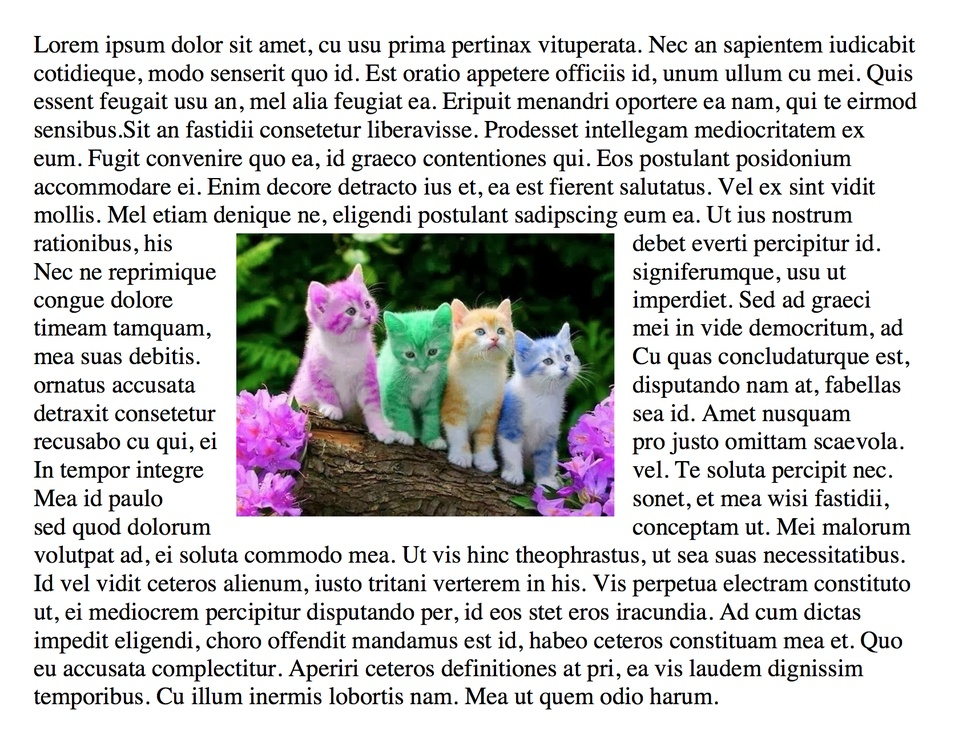
#> input picture pdfproject/perfecttextwithimage.jpg, 959 x 735 px, shrunk from 1680 x 1288 before the run
$ python -i getlines.py   (imports and definitions only)   (Python 2 division)   (older library calls are emulated)
#> lines starting #> are read from the running program, lines starting #| are printed output that depends on the picture; after the words box and inside, x2 and y2 are one past the last pixel; in counts of white or black regions, pixels touching at a corner belong together
#> further down, picture is the input picture: shape (735, 959, 3); mean B, G, R 203.7, 203.9, 204.2
import cv2
import numpy as np
import json

 ## Definitions of kernels for transformations
kernel = np.uint8(np.ones((2,2)))
kernelbig = np.uint8(np.ones((5,5)))
kernelrowsmall = np.float32(np.ones((1, 25)))/25
kernelrow = np.float32(np.ones((1, 50)))/50


def isolateLines(end):
	""" Filter image to return a new image with blocked-out boxes where lines of text are located """

## Convert image to grayscale
	if (len(end.shape) == 3):
	  end = cv2.cvtColor(end, cv2.COLOR_BGR2GRAY)

## Running image through filters should result in an image with boxes
## that correspond to positions of original text lines.

## Sobel derivative (in x direction)
	end = cv2.Sobel(end, cv2.CV_8U, 1, 0, ksize=1)
## Threshold image:
  	ret, end = cv2.threshold(end, 50, 255, cv2.THRESH_BINARY)
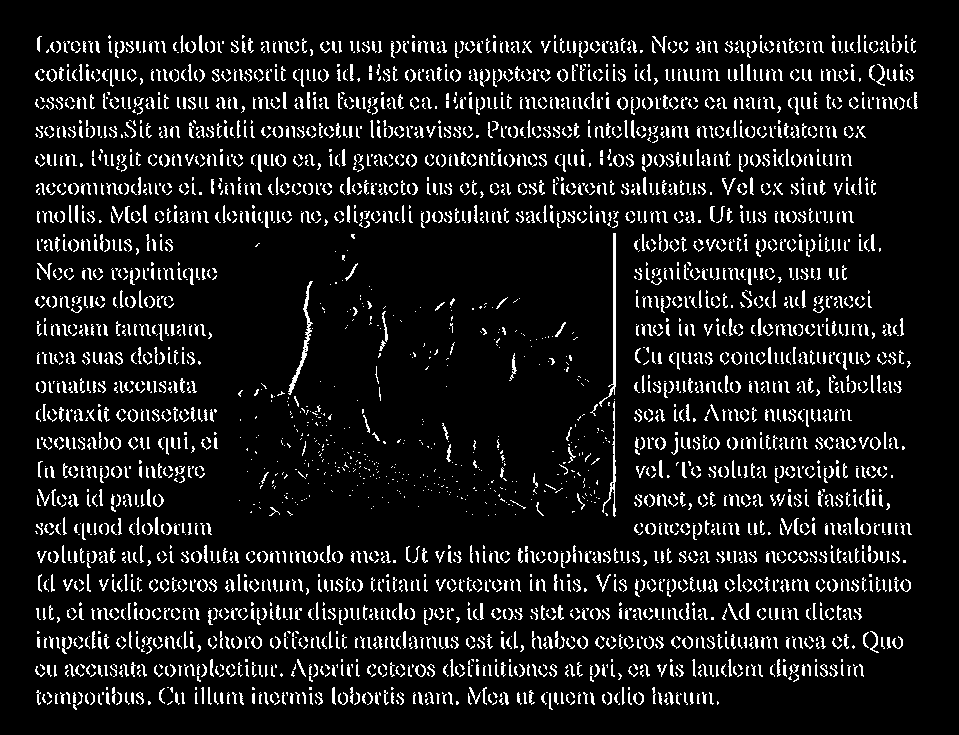
#> end: shape (735, 959); 9.5% white in thin lines or dots, all inside (x1, y1, x2, y2) = (35, 35, 918, 710)
## Erode and then dilate, to remove noise
	end = cv2.erode(end, kernel, iterations=1)
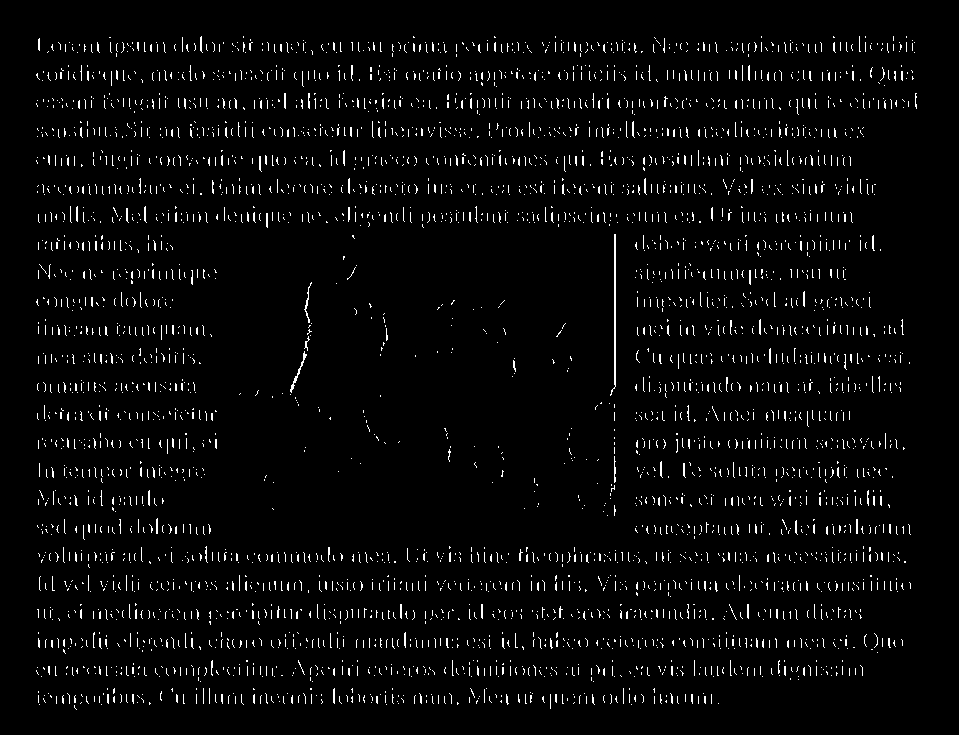
#> end: shape (735, 959); 3.3% white in thin lines or dots, all inside (x1, y1, x2, y2) = (36, 36, 917, 710)
	end = cv2.dilate(end, kernelbig, iterations=1)
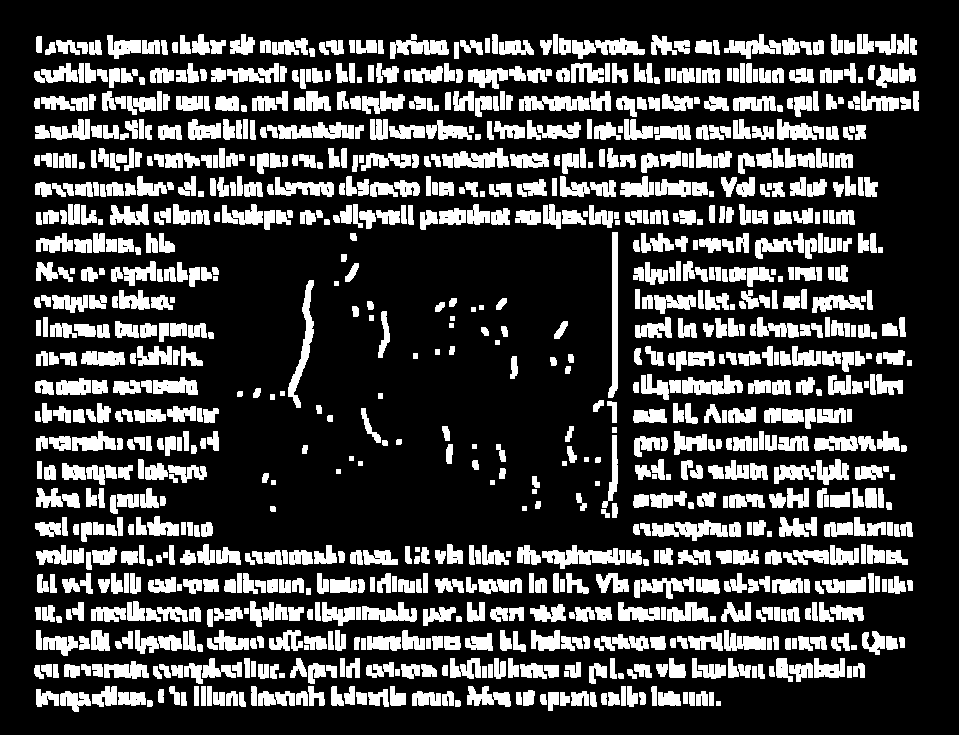
#> end: shape (735, 959); 25.1% white; 1026 white regions, largest, box (x1, y1, x2, y2) and area: (542, 545, 625, 569) 1040, (608, 232, 618, 398) 1007, (288, 280, 314, 408) 942
## Apply line filter:
	end = cv2.filter2D(end, -1, kernelrow)
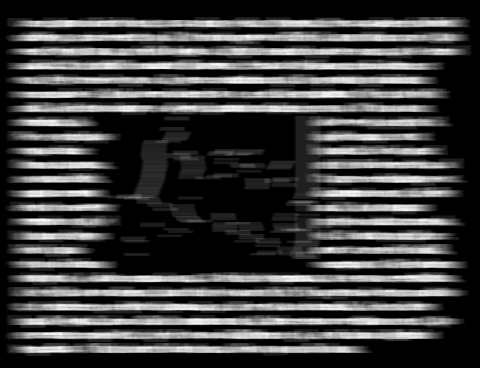
#> end: shape (735, 959) (shown at 1/2 size); min 0, max 250, mean 64.1
## Final threshold and erosion
	ret, end = cv2.threshold(end, 20, 255, cv2.THRESH_BINARY)
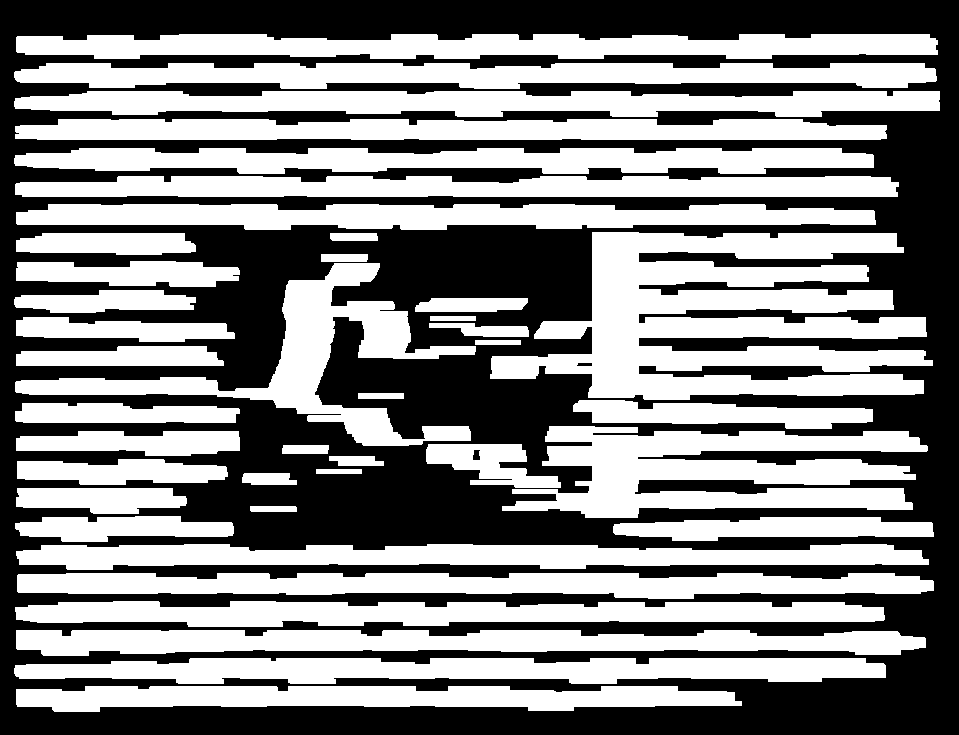
#> end: shape (735, 959); 51.6% white; 3 black regions, box (x1, y1, x2, y2) and area: (0, 0, 959, 735) 341167, (473, 450, 480, 460) 60, (577, 363, 592, 366) 43
	end = cv2.erode(end, kernelrow, iterations=3)
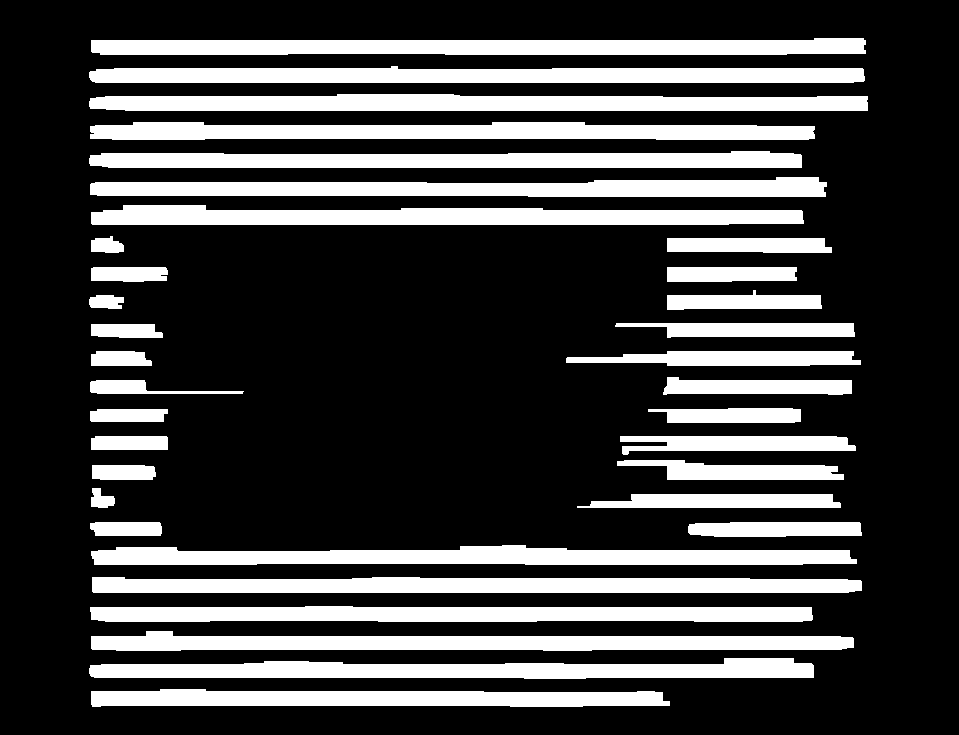
#> end: shape (735, 959); 25.5% white; 35 white regions

	return end

def getLines(inputimg):
  """ Return a list of tuples corresponding to the upper left and lower right corners of bounding boxes of lines """

  ## Get image with isolated lines
  img = isolateLines(inputimg)

  ## OpenCV functionr returns polygons which correspond to image features.
  contours, hierarchy = cv2.findContours(img, cv2.RETR_LIST, cv2.CHAIN_APPROX_SIMPLE)
#> contours = 35 contours; largest, box (x1, y1, x2, y2) and area: (89, 94, 868, 111) 10898, (91, 545, 857, 565) 10698, (91, 38, 866, 55) 10670, (89, 66, 865, 83) 10640, (91, 205, 804, 225) 10554
  lines = {}

  for i in range(0, len(contours)):
  	## Area threshold to eliminate noise features
  	if cv2.contourArea(contours[i]) > 500:
  		## Getting bounding rect of each line to eliminate contour irregularities
  		x, y, w, h = cv2.boundingRect(contours[i])
  		lines[i] = ((x, y), (x+w, y+h))
#> this loop made 35 passes
#> (x, y, w, h) on passes 1 to 8: (91, 689, 579, 18), (89, 658, 725, 21), (91, 631, 763, 20), (90, 606, 723, 16), (92, 577, 770, 16), (91, 545, 766, 20), (688, 522, 174, 15), (90, 522, 72, 14)
#> after the loop, lines = 32 items

  ## Return a list with tuples that represent bounding rects
  return lines

>>> import cv2
>>> picture = cv2.imread('perfecttextwithimage.jpg')
>>> result = getLines(picture)
#> result = 32 items

$ run again, on pdfproject/Bennett_MechanicsPhilosophy.pdf2.jpg
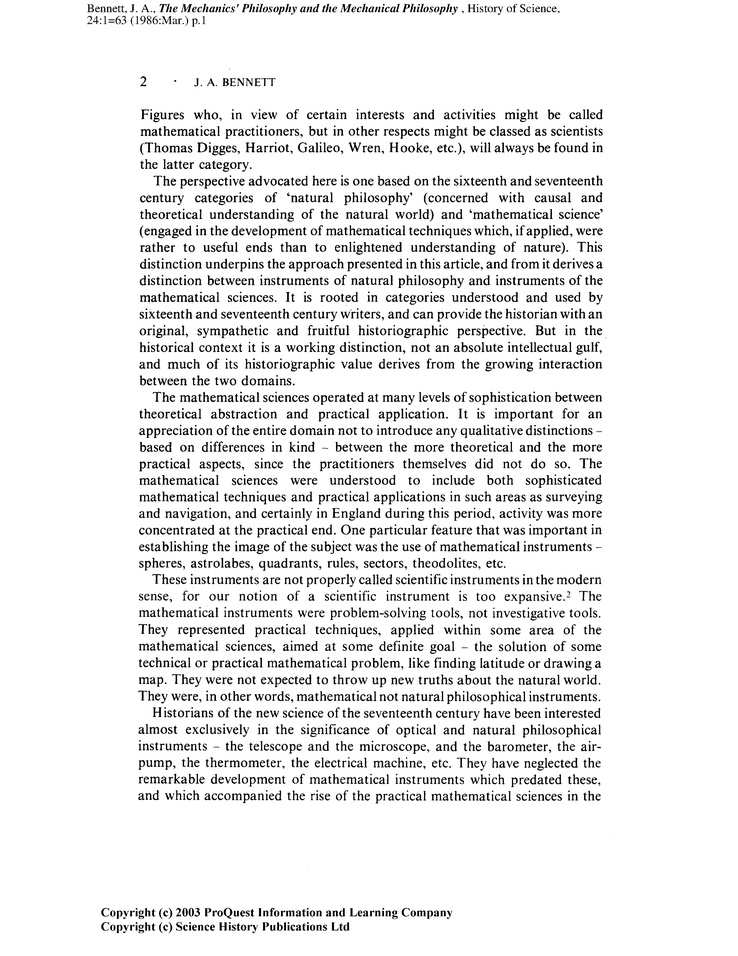
#> input picture pdfproject/Bennett_MechanicsPhilosophy.pdf2.jpg, 738 x 956 px, shrunk from 2550 x 3300 before the run
#> picture is the input picture: shape (956, 738, 3); min 0, max 255, mean 235.5
#> in isolateLines, `ret, end = cv2.threshold(end, 50, 255, cv2.THRESH_BINARY)`:
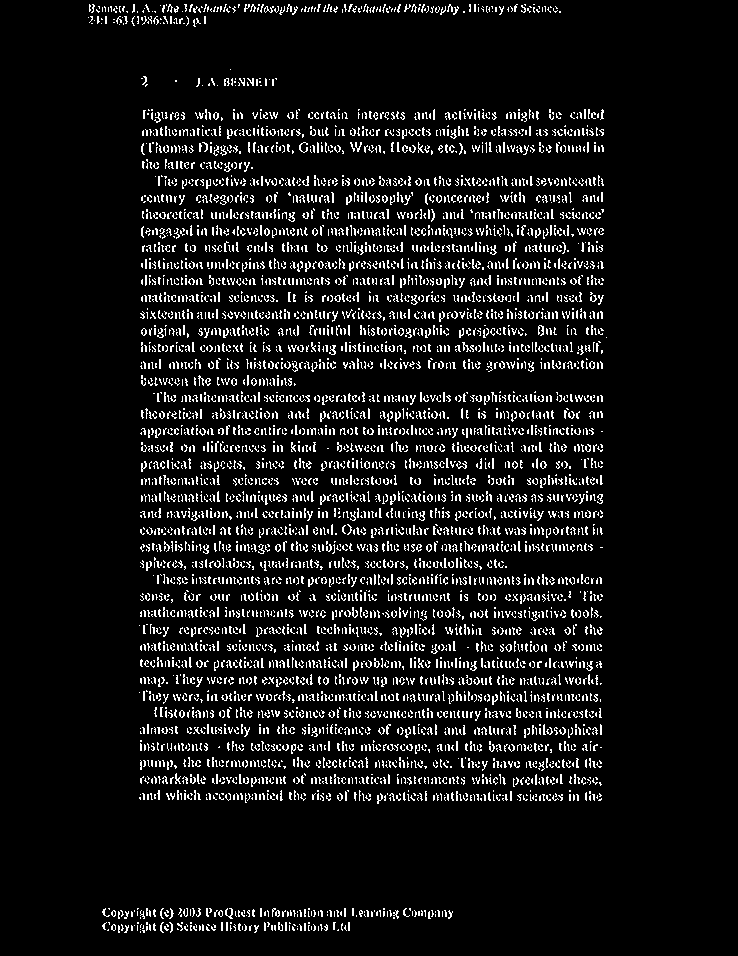
#> end: shape (956, 738); 7.9% white in thin lines or dots, all inside (x1, y1, x2, y2) = (88, 4, 607, 933)
#> in isolateLines, `end = cv2.erode(end, kernelrow, iterations=3)`:
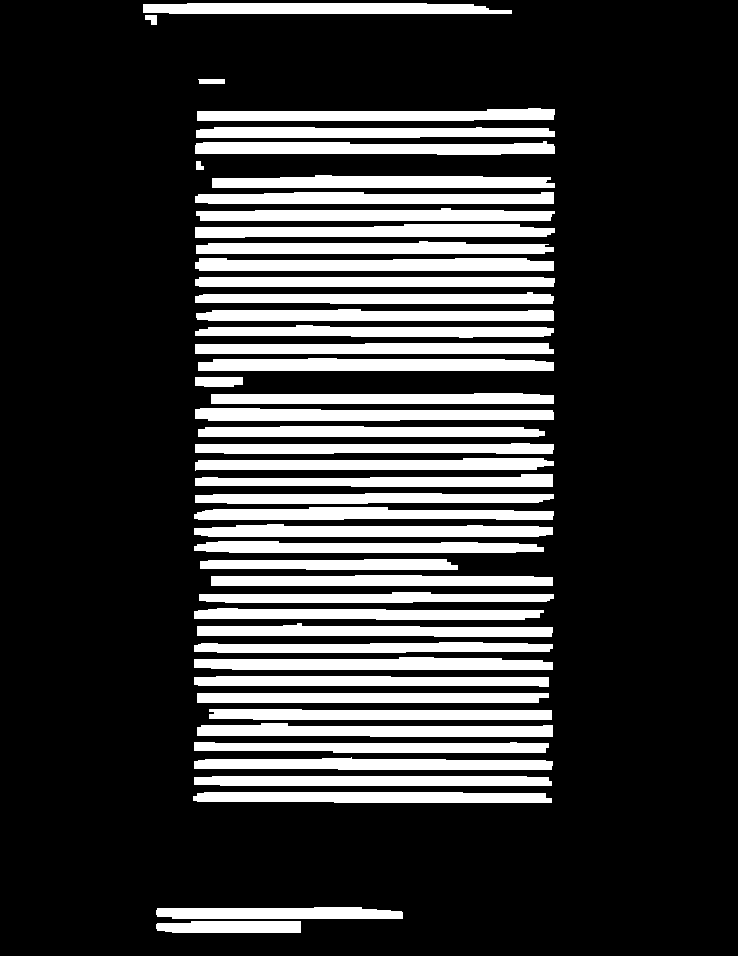
#> end: shape (956, 738); 21.7% white; 47 white regions
#> contours = 47 contours; largest, box (x1, y1, x2, y2) and area: (198, 358, 554, 371) 3815, (195, 258, 554, 271) 3802, (195, 141, 555, 155) 3632, (195, 224, 555, 238) 3614, (194, 657, 553, 670) 3593
#> the loop in getLines, `for i in range(0, len(contours)):` made 47 passes
#> (x, y, w, h) on passes 1 to 8: (156, 921, 145, 12), (156, 907, 247, 12), (193, 792, 359, 11), (194, 776, 358, 10), (194, 757, 359, 13), (194, 742, 355, 11), (197, 723, 356, 14), (209, 709, 343, 11)
#> after the loop in getLines, `for i in range(0, len(contours)):`: lines = 43 items

$ run again, on pdfproject/perfecttext.jpg
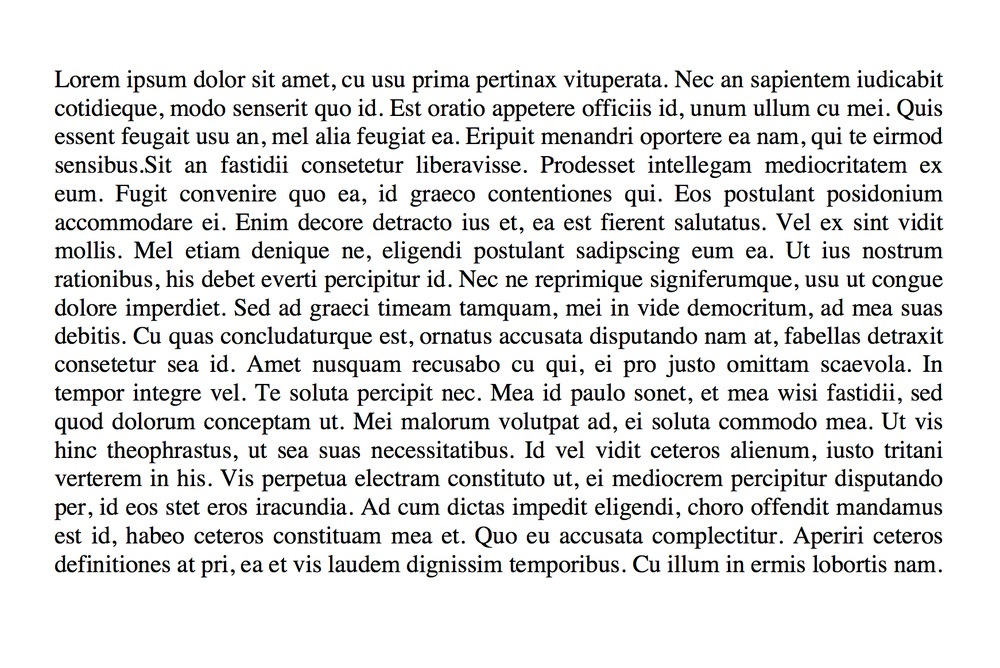
#> input picture pdfproject/perfecttext.jpg, 1000 x 668 px, shrunk from 1742 x 1164 before the run
#> picture is the input picture: shape (668, 1000, 3); mean B, G, R 227.1, 227.3, 227.3
#> in isolateLines, `ret, end = cv2.threshold(end, 50, 255, cv2.THRESH_BINARY)`:
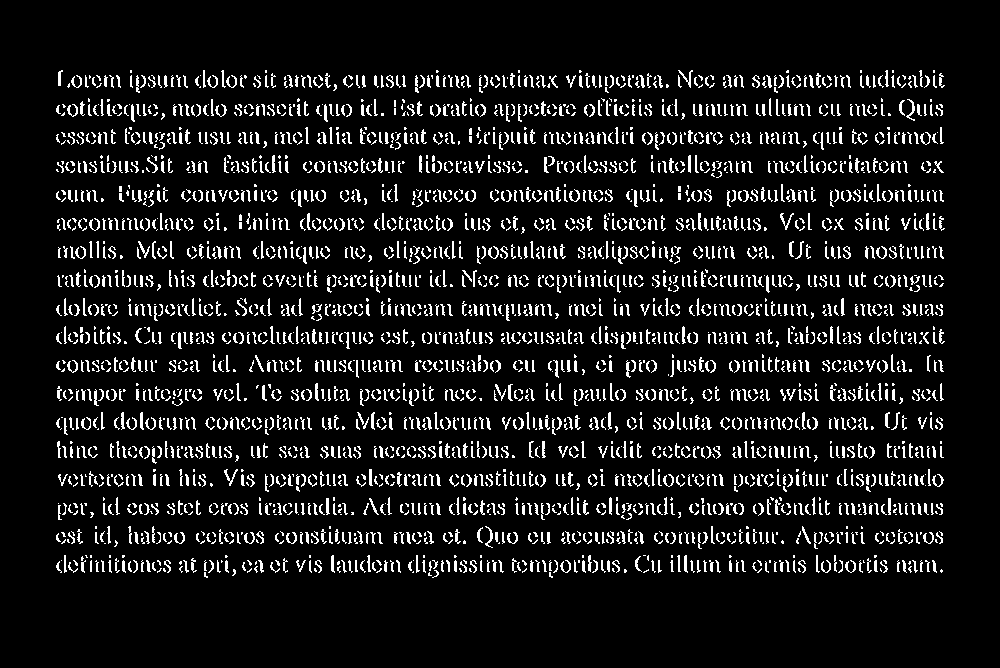
#> end: shape (668, 1000); 9.4% white in thin lines or dots, all inside (x1, y1, x2, y2) = (56, 70, 945, 578)
#> in isolateLines, `end = cv2.erode(end, kernelrow, iterations=3)`:
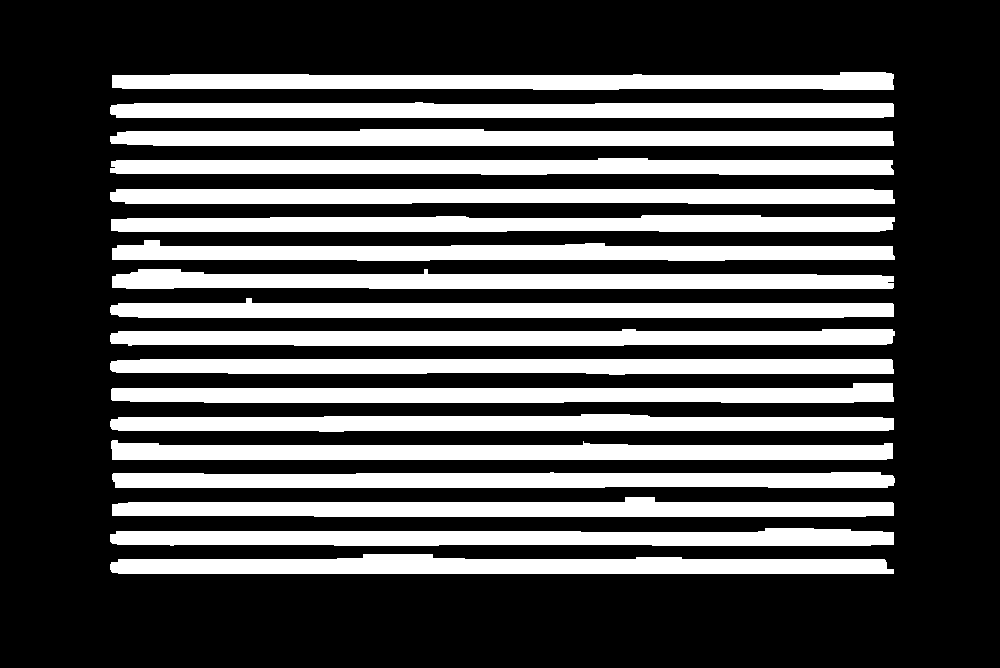
#> end: shape (668, 1000); 31.1% white; 18 white regions
#> contours = 18 contours; largest, box (x1, y1, x2, y2) and area: (110, 554, 894, 574) 11350, (111, 440, 893, 460) 11099, (110, 129, 894, 146) 11096, (112, 269, 894, 289) 10908, (110, 298, 894, 318) 10876
#> the loop in getLines, `for i in range(0, len(contours)):` made 18 passes
#> (x, y, w, h) on passes 1 to 8: (110, 554, 784, 20), (110, 528, 784, 18), (112, 497, 782, 20), (112, 472, 783, 16), (111, 440, 782, 20), (110, 414, 784, 18), (111, 383, 783, 20), (110, 359, 784, 16)
#> after the loop in getLines, `for i in range(0, len(contours)):`: lines = 18 items
